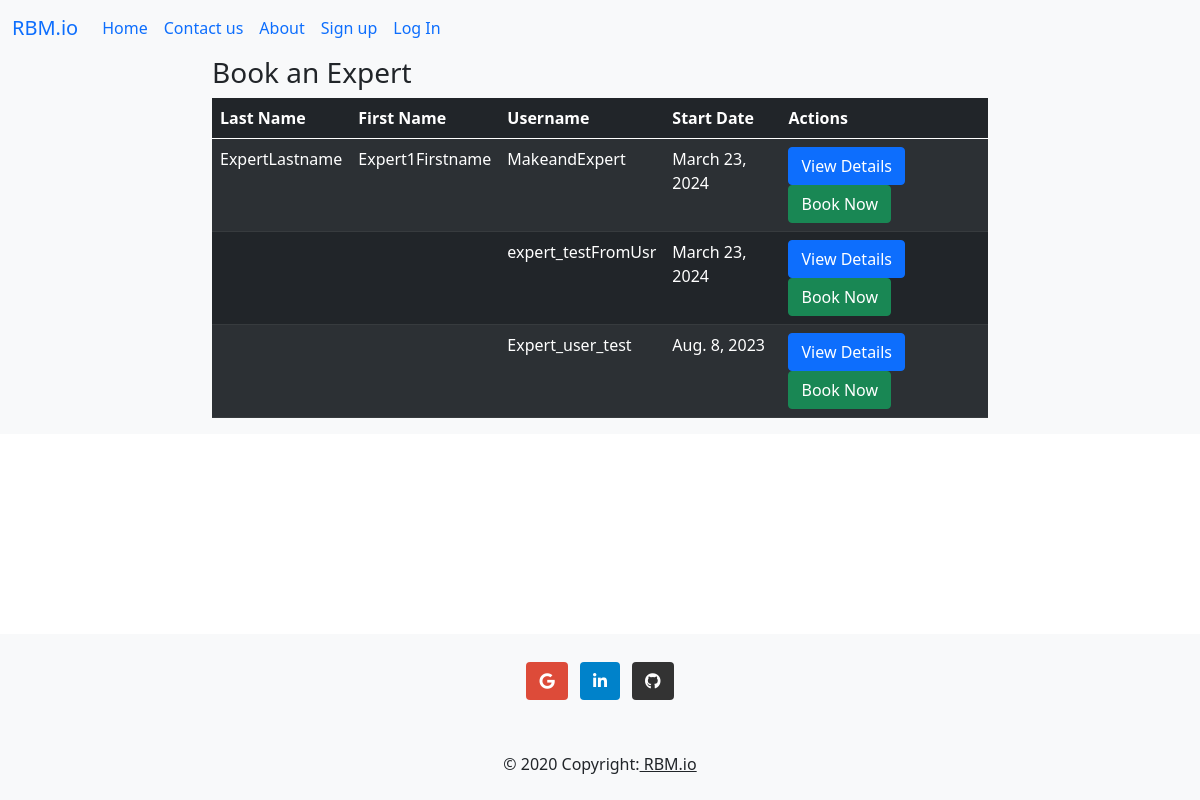
The page /user_app/expert-booking/ on the database its author committed.
### user_app/models.py (models this page shows)
class Expert(models.Model):
    user = models.OneToOneField(CustomUser, on_delete=models.CASCADE)
    skills = models.ManyToManyField(Skill, related_name='experts')
    start_date = models.DateField()

class CustomUser(AbstractUser):
    location = models.CharField(max_length=200, null=True, blank=True)
    name = models.CharField(max_length=200, blank=True, null=True)
    is_customer = models.BooleanField(default=False)
    is_expert = models.BooleanField(default=False)
    is_manager = models.BooleanField(default=False)
    created_at = models.DateTimeField(auto_now_add=True)
    updated_at = models.DateTimeField(auto_now=True)

### user_app/views.py (the view)
# urls.py: path('expert-booking/', views.expert_booking, name='expert_booking'),
def expert_booking(request):
    experts = Expert.objects.all()
    return render(request, 'customer/expertbooking.html', {'experts': experts})

### user_app/templates/customer/expertbooking.html (shortened to what this page needs)
{% extends 'base.html' %}
{% block content %}
<section class="container-fluid bg-light">
    <div class="container-auto">
        <div class="row justify-content-center">
            <div class="col-md-8">
                <h3>Book an Expert</h3>
                <div class="table-responsive">
                    <table class="table table-dark table-striped">
                        <thead>
                            <tr>
                                <th>Last Name</th>
                                <th>First Name</th>
                                <th>Username</th>
                                <th>Start Date</th>
                                <th>Actions</th>
                            </tr>
                        </thead>
                        <tbody>
                            {% for expert in experts %}
                            <tr>
                                <td>{{ expert.user.last_name }}</td>
                                <td>{{ expert.user.first_name }}</td>
                                <td>{{ expert.user.username }}</td>
                                <td>{{ expert.start_date }}</td>
                                <td>
                                    <a href="{% url 'expert_detail' expert.id %}" class="btn btn-primary">View Details</a>
                                    <a href="{% url 'booking_form' expert.id %}" class="btn btn-success">Book Now</a>
                                </td>
                            </tr>
                            {% endfor %}
                        </tbody>
                    </table>
                </div>
            </div>
        </div>
    </div>
</section>
{% endblock %}

### rows shown on the page
Expert: user.last_name "ExpertLastname", user.first_name "Expert1Firstname", user.username "MakeandExpert", start_date "March 23, 2024"
Expert: user.username "expert_testFromUsr", start_date "March 23, 2024"
Expert: user.username "Expert_user_test", start_date "Aug. 8, 2023"
